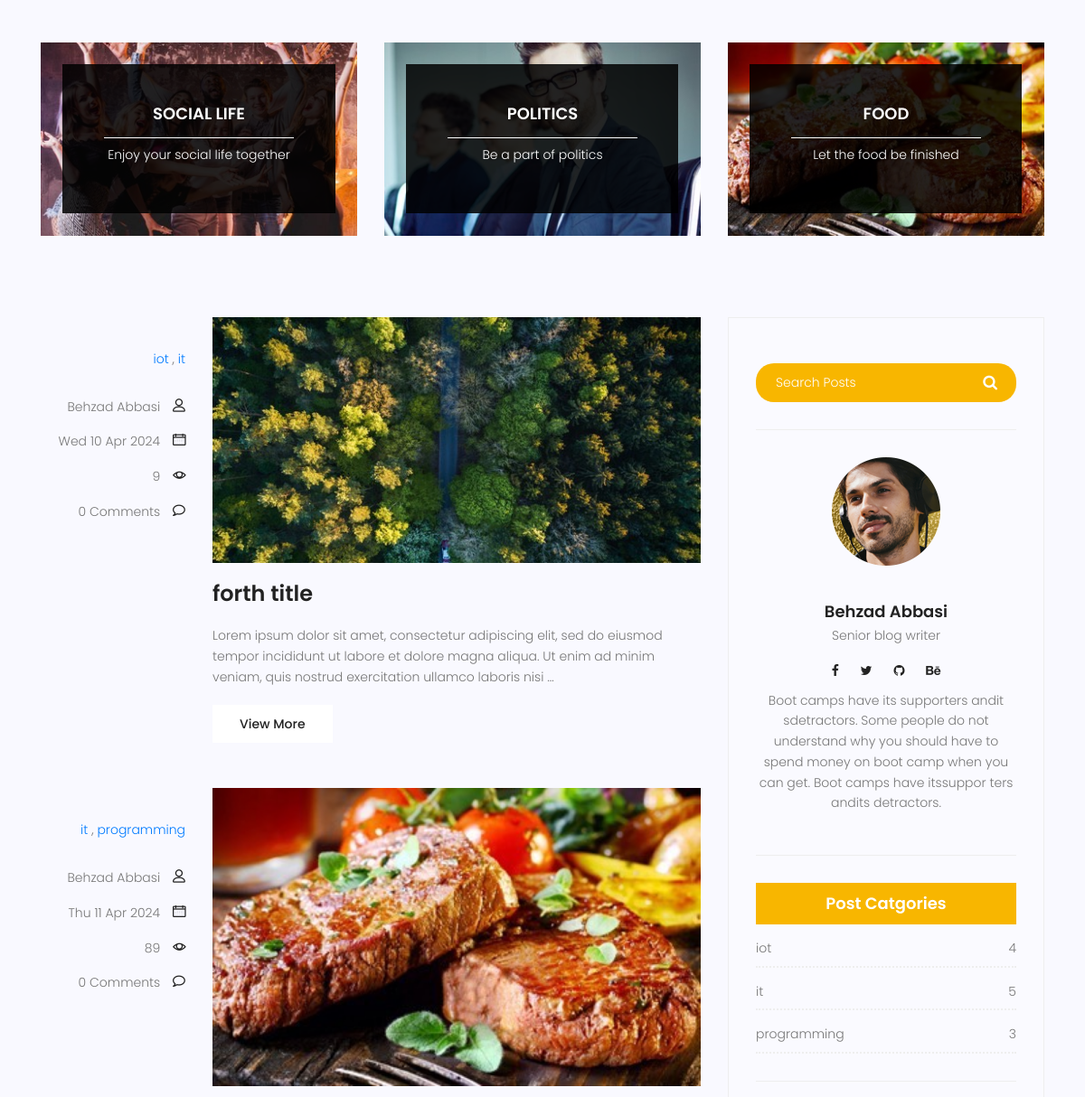
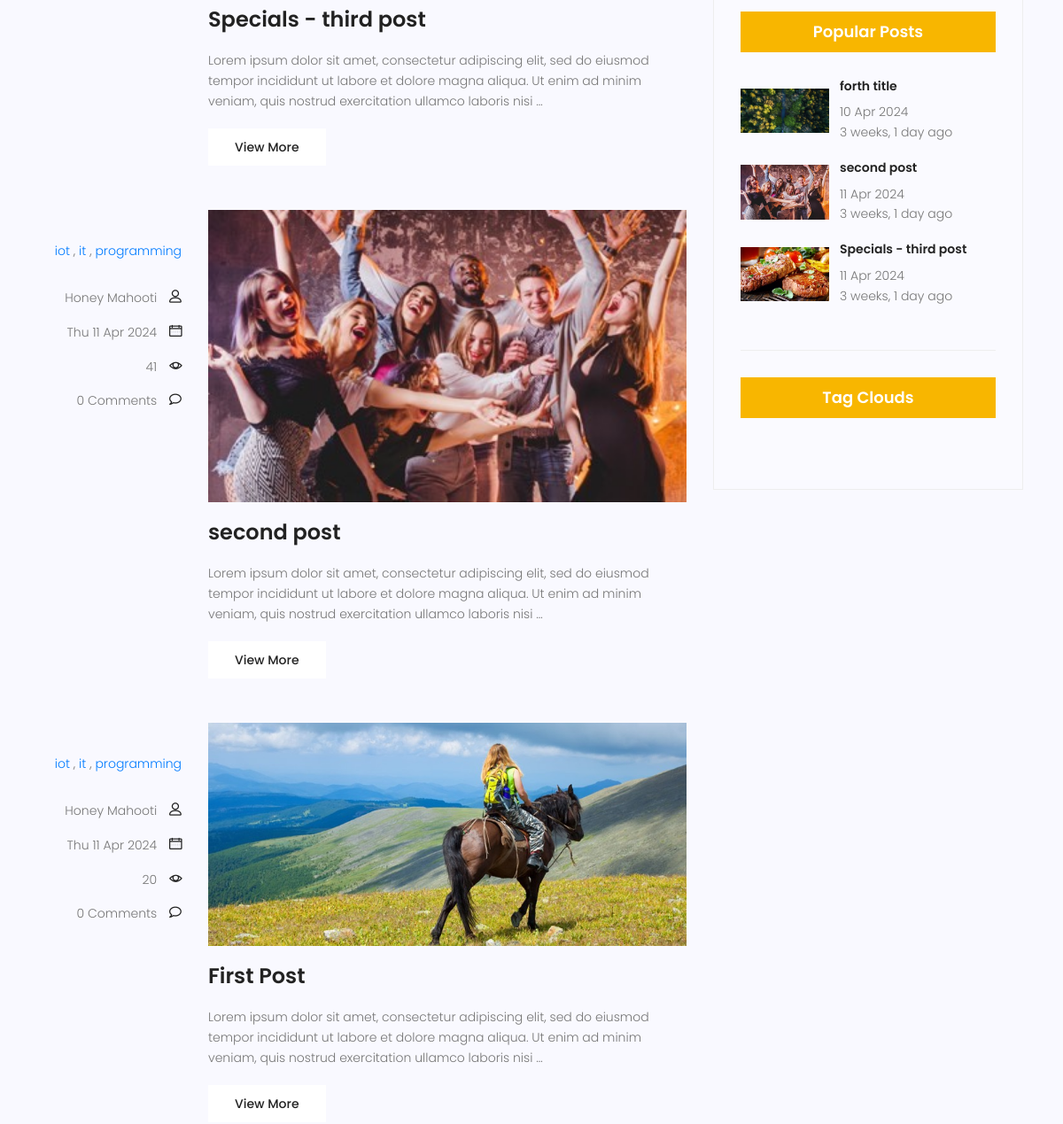
The app's page /blog/search/ (middle part), older data (2 pictures, top to bottom).
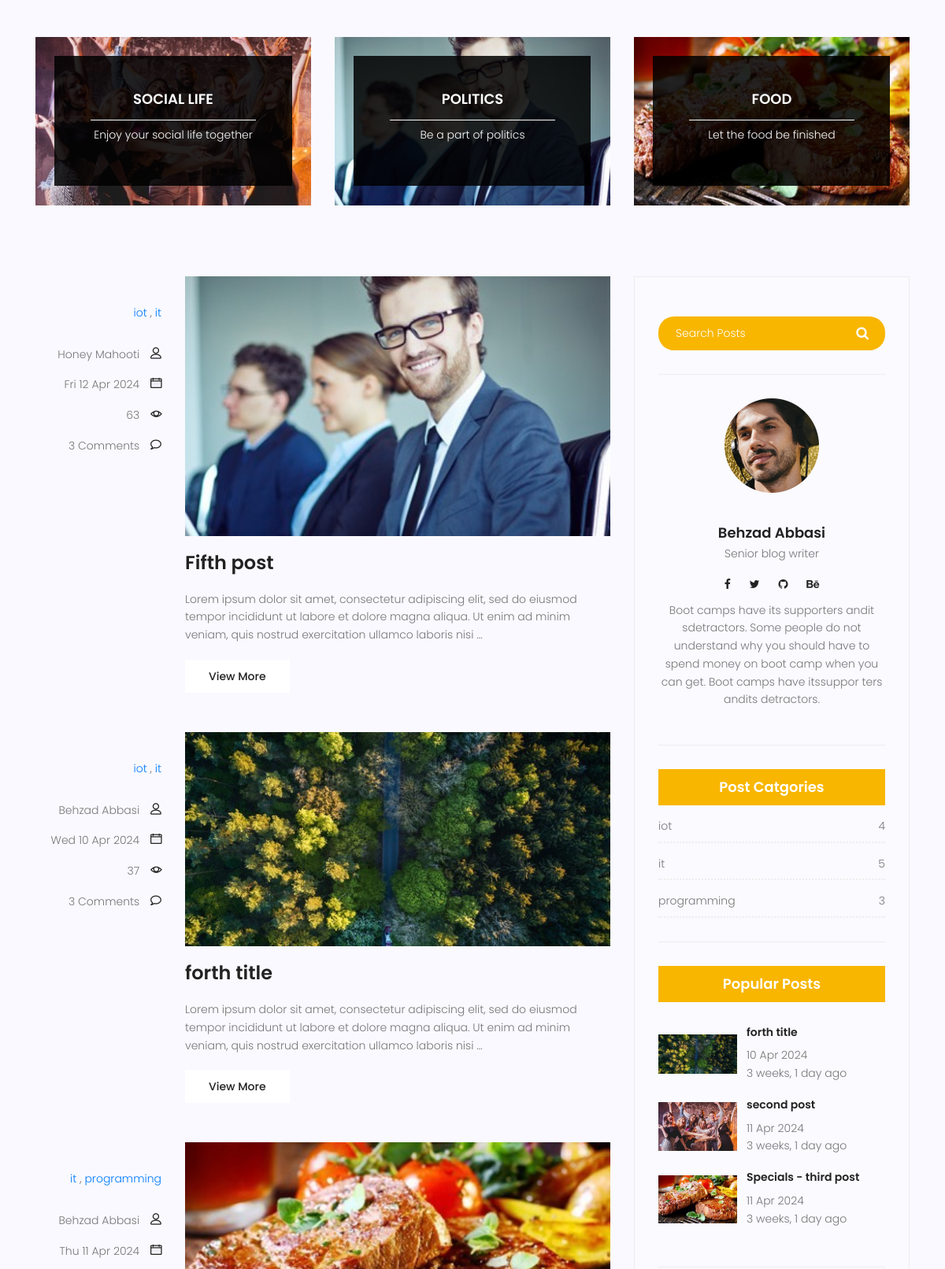
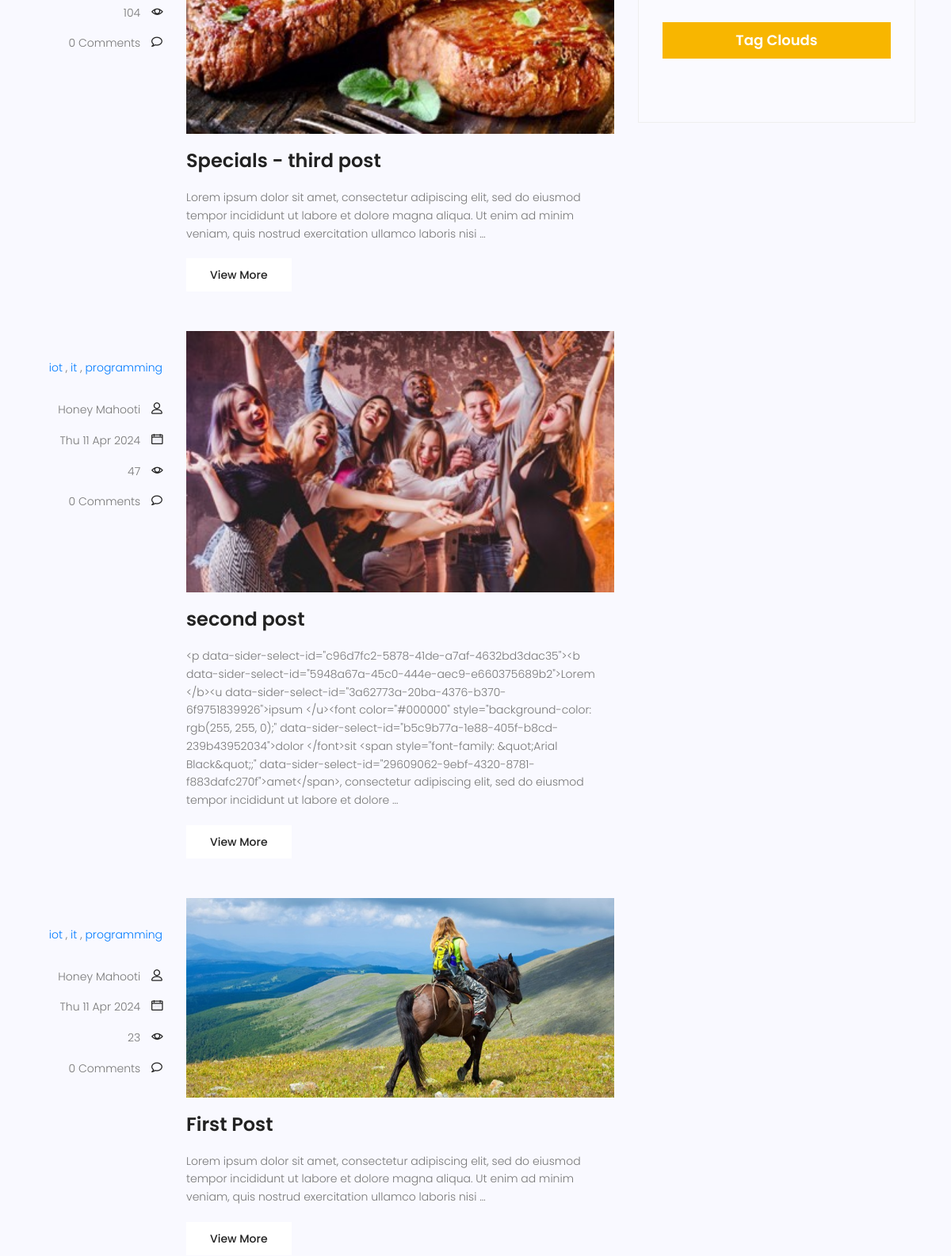
The same page, newer data (2 pictures, top to bottom).
### blog/models.py (models this page shows, shortened)
class Category(models.Model):
    name  = models.CharField(max_length=255)
    def __str__(self):
        return self.name

class Post(models.Model):
    image = models.ImageField(upload_to='blog/', default='blog/default.jpg')
    author = models.ForeignKey(User, on_delete=models.SET_NULL, null=True)
    title = models.CharField(max_length=255)
    content = models.TextField()
    tags = TaggableManager()
    category= models.ManyToManyField(Category)
    counted_view=models.IntegerField(default=0) #(default = 0)
    status=models.BooleanField(default=False)
    published_date = models.DateTimeField(null=True)
    created_date = models.DateTimeField(auto_now_add=True)
    updated_date = models.DateTimeField(auto_now=True)
    login_require =models.BooleanField(default=False)
    class Meta:
        ordering=['-created_date']
        verbose_name='پست'
        verbose_name_plural='پست ها'

### blog/views.py (the view)
# urls.py: path('search/', blog_search,name='search'),
def blog_search(request):
    current_time = timezone.now()
    posts = Post.objects.filter(status =1 ,published_date__lte=current_time)
    if request.method == 'GET':
        if s:=request.GET.get('s'):
            posts=posts.filter(content__contains=s)
    context = {'posts': posts}
    return render (request, 'blog/blog-home.html',context)

### blog/templatetags/blog_tags.py (called while the page is built)
@register.inclusion_tag('blog/blog-popular-posts.html')
def latestposts(arg=3):
    posts= Post.objects.filter(status =1).order_by('published_date')[:arg]
    return {'posts':posts}

@register.inclusion_tag('blog/blog-post-categories.html')
def postcategories():
    posts= Post.objects.filter(status =1)
    categories = Category.objects.all()
    cat_dict = {}
    for name in categories:
        cat_dict[name] = posts.filter(category =name).count()
    return {'categories':cat_dict}

@register.simple_tag(name='comments_count')
def function(pid):
    return Comments.objects.filter(post=pid, approved=True).count()

### templates/blog/blog-home.html (shortened to what this page needs)
{% extends 'base.html' %}
{% load static %}
{% load blog_tags %}
{% block content %}
<section class="top-category-widget-area pt-90 pb-90 ">
	<div class="container">
		<div class="row">
			<div class="col-lg-4">
				<div class="single-cat-widget">
					<div class="content relative">
						<div class="overlay overlay-bg"></div>
						<a href="#" target="_blank">
							<div class="thumb">
								<img class="content-image img-fluid d-block mx-auto"
									src="{%static 'img/blog/cat-widget1.jpg' %}" alt="">
							</div>
							<div class="content-details">
								<h4 class="content-title mx-auto text-uppercase">Social life</h4>
								<span></span>
								<p>Enjoy your social life together</p>
							</div>
						</a>
					</div>
				</div>
			</div>
			<div class="col-lg-4">
				<div class="single-cat-widget">
					<div class="content relative">
						<div class="overlay overlay-bg"></div>
						<a href="#" target="_blank">
							<div class="thumb">
								<img class="content-image img-fluid d-block mx-auto"
									src="{%static 'img/blog/cat-widget2.jpg' %}" alt="">
							</div>
							<div class="content-details">
								<h4 class="content-title mx-auto text-uppercase">Politics</h4>
								<span></span>
								<p>Be a part of politics</p>
							</div>
						</a>
					</div>
				</div>
			</div>
			<div class="col-lg-4">
				<div class="single-cat-widget">
					<div class="content relative">
						<div class="overlay overlay-bg"></div>
						<a href="#" target="_blank">
							<div class="thumb">
								<img class="content-image img-fluid d-block mx-auto"
									src="{%static 'img/blog/cat-widget3.jpg' %}" alt="">
							</div>
							<div class="content-details">
								<h4 class="content-title mx-auto text-uppercase">Food</h4>
								<span></span>
								<p>Let the food be finished</p>
							</div>
						</a>
					</div>
				</div>
			</div>
		</div>
	</div>
</section>
<section class="post-content-area">
	<div class="container">
		<div class="row">
			<div class="col-lg-8 posts-list">
				{% for post in posts %}
				<div class="single-post row">
					<div class="col-lg-3  col-md-3 meta-details">
						<ul class="tags">
							{% for cat in post.category.all%}
							<a href="{% url 'blog:category' cat_name=cat.name %}"> {{cat.name}} </a>
							{% if not forloop.last %},
							{%endif%}
							{% endfor %}
						</ul>
						<div class="user-details row">
							<p class="user-name col-lg-12 col-md-12 col-6"><a
									href="{%url 'blog:author' author_username=post.author.username%}">{{post.author.get_full_name}}</a>
								<span class="lnr lnr-user"></span>
							</p>
							<p class="date col-lg-12 col-md-12 col-6"><a href="#">{{post.published_date | date:"D d M Y"}}</a> <span class="lnr lnr-calendar-full"></span></p>
							<p class="view col-lg-12 col-md-12 col-6"><a href="#">{{post.counted_view}}</a> <span
									class="lnr lnr-eye"></span></p>
							<p class="comments col-lg-12 col-md-12 col-6"><a href="#"> {% comments_count post.id %} Comments</a> <span
									class="lnr lnr-bubble"></span></p>
						</div>
					</div>
					<div class="col-lg-9 col-md-9 ">
						<div class="feature-img">
							<img class="img-fluid" src="{{post.image.url}}" alt="">
						</div>
						<a class="posts-title" href="{% url 'blog:single' pid=post.id %}">
							<h3>{{post.title}}</h3>
						</a>
						<p class="excert">
							{{post.content|truncatewords:30}}
						</p>
						<a href="/blog/{{post.id}}" class="primary-btn">View More</a>
					</div>
				</div>
				{% endfor %}
			</div>
			<div class="col-lg-4 sidebar-widgets">
				<div class="widget-wrap">
					{% include 'blog/blog-search.html' %}
					{% include 'blog/blog-writer.html' %}
					{% postcategories %}
					{% latestposts %}
					{% include 'blog/blog-tags.html' %}
				</div>
			</div>
		</div>
	</div>
</section>
{% endblock %}

### templates/base.html (shortened to what this page needs)
{% load static %}
<!DOCTYPE html>
<html lang="zxx" class="no-js">
<head>
    <link rel="stylesheet" href="{% static 'css/linearicons.css' %}">
    <link rel="stylesheet" href="{% static 'css/font-awesome.min.css' %}">
    <link rel="stylesheet" href="{% static 'css/bootstrap.css' %}">
    <link rel="stylesheet" href="{% static 'css/magnific-popup.css' %}">
    <link rel="stylesheet" href="{% static 'css/jquery-ui.css' %}">
    <link rel="stylesheet" href="{% static 'css/nice-select.css' %}">
    <link rel="stylesheet" href="{% static 'css/animate.min.css' %}">
    <link rel="stylesheet" href="{% static 'css/owl.carousel.css' %}">
    <link rel="stylesheet" href="{% static 'css/main.css' %}">
</head>
<body>
    {% block content %}
    {% endblock %}
</body>
</html>

### templates/blog/blog-search.html
{% load static %}
<div class="single-sidebar-widget search-widget">
    <form class="search-form" action="{% url 'blog:search' %}" method="get">
        <input placeholder="Search Posts" name="s" type="text" onfocus="this.placeholder = ''"
            onblur="this.placeholder = 'Search Posts'">
        <button type="submit"><i class="fa fa-search"></i></button>
    </form>
</div>

### templates/blog/blog-writer.html
{% load static %}
<div class="single-sidebar-widget user-info-widget">
    <img src="{%static 'img/blog/user-info.png' %}" alt="">
    <a href="#">
        <h4>Behzad Abbasi</h4>
    </a>
    <p>
        Senior blog writer
    </p>
    <ul class="social-links">
        <li><a href="#"><i class="fa fa-facebook"></i></a></li>
        <li><a href="#"><i class="fa fa-twitter"></i></a></li>
        <li><a href="#"><i class="fa fa-github"></i></a></li>
        <li><a href="#"><i class="fa fa-behance"></i></a></li>
    </ul>
    <p>
        Boot camps have its supporters andit sdetractors. Some people do not understand why you
        should have to spend money on boot camp when you can get. Boot camps have itssuppor ters
        andits detractors.
    </p>
</div>

### templates/blog/blog-post-categories.html
{% load static %}
{% load blog_tags %}
<div class="single-sidebar-widget post-category-widget">
    <h4 class="category-title">Post Catgories</h4>
    <ul class="cat-list">
        {% for name,count in categories.items %}
        <li>
            <a href="{% url 'blog:category' cat_name=name %}" class="d-flex justify-content-between">
                <p>{{name}}</p>
                <p>{{count}}</p>
            </a>
        </li>
        {% endfor %}
    </ul>
</div>

### templates/blog/blog-popular-posts.html
{% load static %}
{% load humanize %}
<div class="single-sidebar-widget popular-post-widget">
    <h4 class="popular-title">Popular Posts</h4>
    <div class="popular-post-list">
        {% for post in posts %}
        <div class="single-post-list d-flex flex-row align-items-center">
            <div class="thumb">
                <img class="img-fluid" src="{{ post.image.url }}" alt="">
            </div>
            <div class="details">
                <a href="{% url 'blog:single' pid=post.id %}">
                    <h6>{{post.title}}</h6>
                </a>
                <p>{{ post.published_date|date:"d M Y"}}</p>
                <p>{{post.published_date|naturaltime}}</p>
            </div>
        </div>
        {% endfor %}
    </div>
</div>

### templates/blog/blog-tags.html (shortened to what this page needs)
{% load static %}
<div class="single-sidebar-widget tag-cloud-widget">
    <h4 class="tagcloud-title">Tag Clouds</h4>
</div>

Row changes from the older to the newer data that the page shows:
now on this page (row edited): Post: author.get_full_name "Honey Mahooti", published_date "Fri 12 Apr 2024", counted_view "63", id "3", image (picture), title "Fifth post", content "Lorem ipsum dolor sit amet, consectetur adipiscing elit, sed do eiusmod tempor incididunt ut labore et dolore magna aliqua. Ut enim ad minim veniam, quis nostrud exercitation ullamco laboris nisi …", Category (name "iot"), Category (name "it"), shown under "FOOD"
changed Post "forth title": counted_view "9" → "37"; id "0" → "3"
changed Post "Specials - third post": counted_view "89" → "104"
changed Post "second post": counted_view "41" → "47"; content "Lorem ipsum dolor sit amet, consectetur adipiscing elit, sed do eiusmod tempor incididunt ut labore et dolore magna aliqua. Ut enim ad minim veniam, quis nostrud exercitation ullamco laboris nisi …" → "<p data-sider-select-id=\"c96d7fc2-5878-41de-a7af-4632bd3dac35\"><b data-sider-select-id=\"5948a67a-45c0-444e-aec9-e660375689b2\">Lorem </b><u data-sider-select-id=\"3a62773a-20ba-4376-b370-6f9751839926\">ipsum </u><font color=\"#000000\" style=\"background-color: rgb(255, 255, 0);\" data-sider-select-id=\"b5c9b77a-1e88-405f-b8cd-239b43952034\">dolor </font>sit <span style=\"font-family: &quot;Arial Black&quot;;\" data-sider-select-id=\"29609062-9ebf-4320-8781-f883dafc270f\">amet</span>, consectetur adipiscing elit, sed do eiusmod tempor incididunt ut labore et dolore …"
changed Post "First Post": counted_view "20" → "23"
